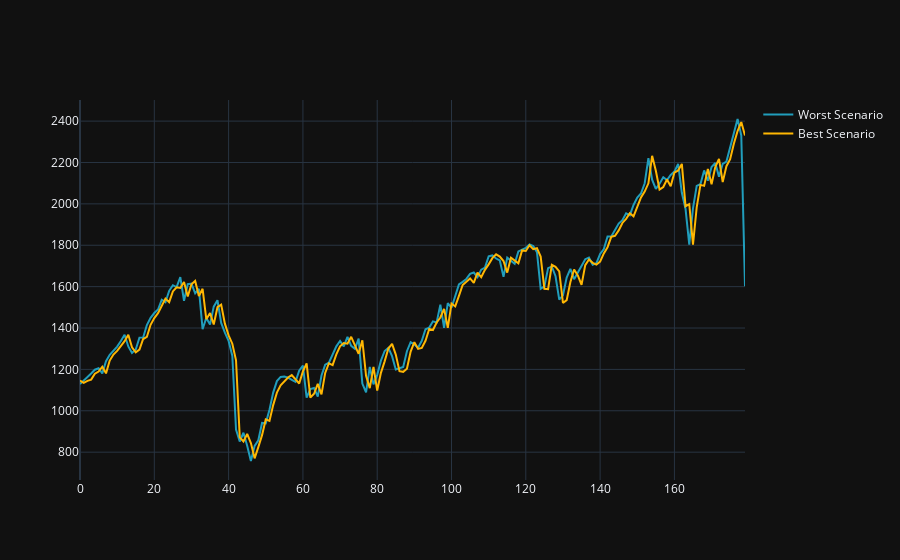

Notebook cell for this chart:
### Code cell
# plot the best and worst scenario

fig = go.Figure()

fig.add_trace(
    go.Scatter(
        x=list(range(len(worst_df))),
        y=worst_df["Close"],
        mode="lines",
        name="Worst Scenario"))

fig.add_trace(
    go.Scatter(
        x=list(range(len(best_df))),
        y=best_df["Close"],
        mode="lines",
        name="Best Scenario"))

### Figure 1 — Plotly figure (JSON) as saved in the notebook; plotly's stock layout.template omitted (floating-point values rounded to 4 significant figures; data arrays with more than 128 entries replaced by an {"elided": "..."} marker saying what was removed)
{"data": [{"mode": "lines", "name": "Worst Scenario", "type": "scatter", "x": {"elided": "180 int values"}, "y": {"elided": "180 float values"}}, {"mode": "lines", "name": "Best Scenario", "type": "scatter", "x": {"elided": "180 int values"}, "y": {"elided": "180 float values"}}], "layout": {}}
